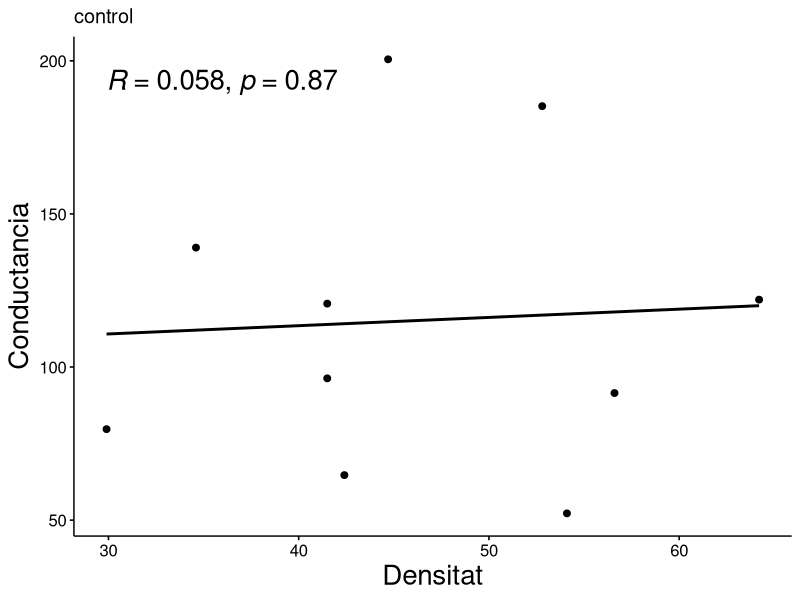
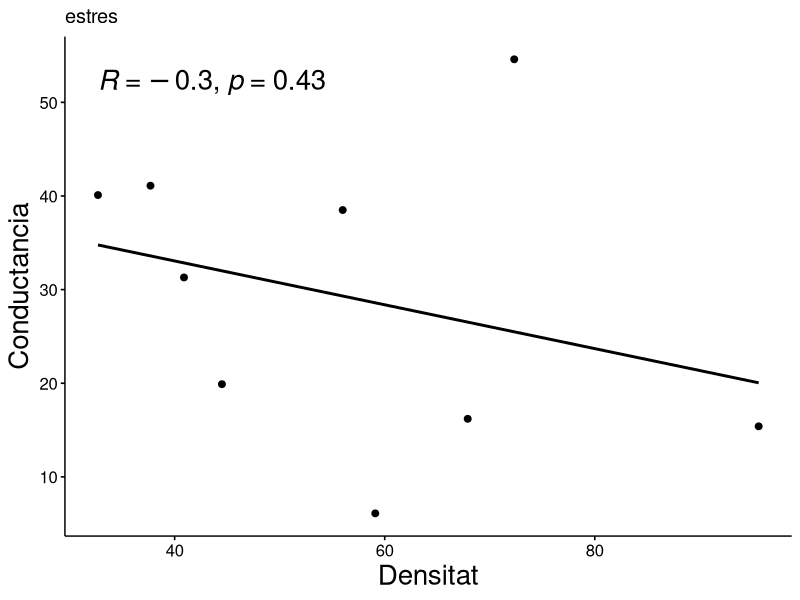
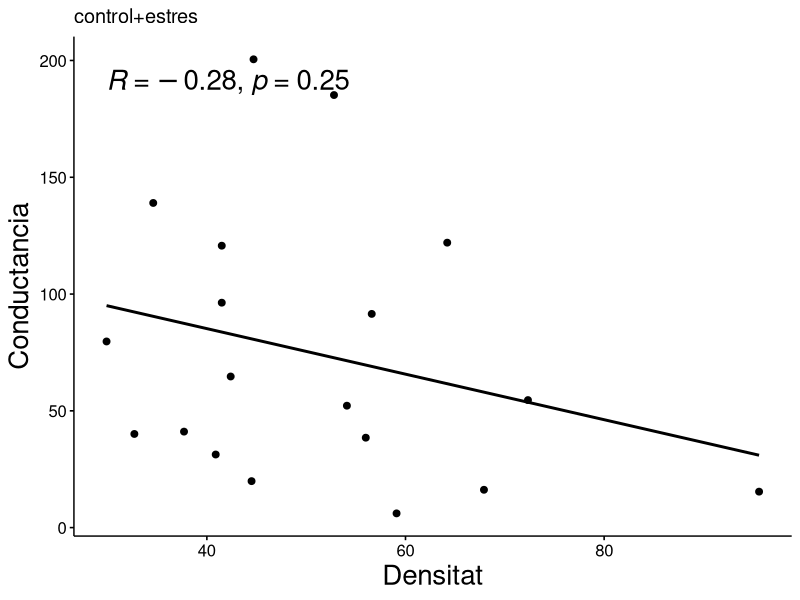

Write R code to recreate these figures, in order.
library("ggpubr")

correlacio_densitat_conductancia <- function(taula_densitat, taula_conductancia, title) {
  densitat <- taula_densitat["densitat"]
  conductancia <- taula_conductancia["conductancia"]
  conductancia_densitat <- data.frame(densitat, conductancia)
  
  ggscatter(conductancia_densitat, x = "densitat", y = "conductancia", 
            add = "reg.line", conf.int = FALSE, 
            cor.coef = TRUE, cor.method = "pearson",
            xlab = "Densitat", ylab = "Conductancia", title = title,
            cor.coef.size = 7)+
    font("ylab", size = 20)+
    font("xlab", size = 20)
  
}

conductancia.data <- read.csv("conductancia_trimmed.csv", header = TRUE, colClasses = c("factor", "factor", "numeric"))
colnames(conductancia.data) <- c('condicio','cara','conductancia')

densitat.data <- read.csv("densitat_trimmed.csv", header = TRUE, colClasses = c("factor", "factor", "numeric"))
colnames(densitat.data) <- c('condicio','cara','densitat')


# densitat-conductancia control
correlacio_densitat_conductancia(densitat.data[densitat.data$condicio == "1",],
                                 conductancia.data[conductancia.data$condicio == "1",], "control")

# densitat-conductancia estres
correlacio_densitat_conductancia(densitat.data[densitat.data$condicio == "2",],
                                 conductancia.data[conductancia.data$condicio == "2",], "estres")

# densitat-conductancia global
correlacio_densitat_conductancia(densitat.data,
                                 conductancia.data, "control+estres")